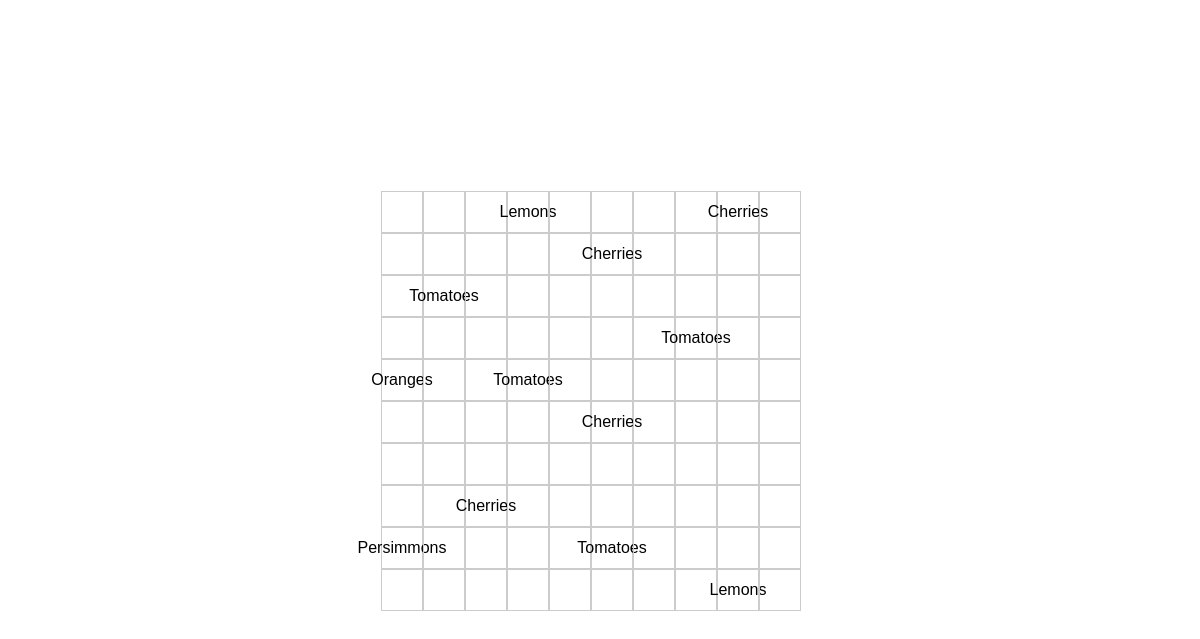
/display_grid/2, run on an earlier commit of the app's database.
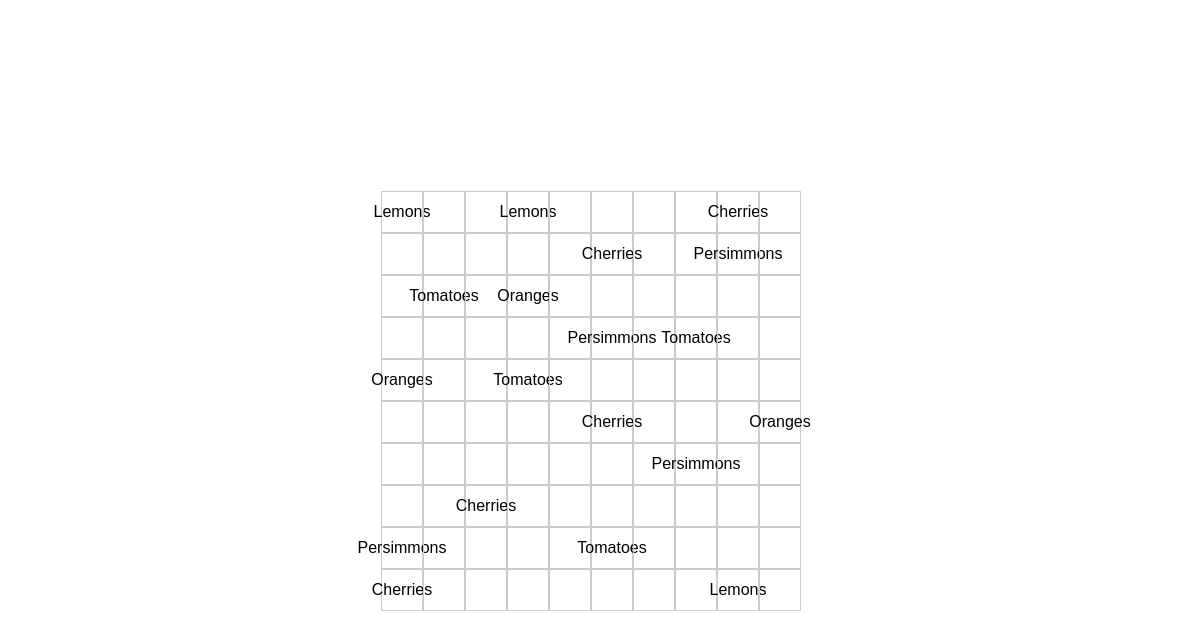
And on a later commit of the database.
### tables this page shows
CREATE TABLE grid_cells (
                        id INTEGER PRIMARY KEY AUTOINCREMENT,
                        grid_id INTEGER NOT NULL,
                        row_index INTEGER NOT NULL,
                        column_index INTEGER NOT NULL,
                        content TEXT,
                        FOREIGN KEY(grid_id) REFERENCES crop_grids(id)
                     );

### main.py (the view)
@app.route('/display_grid/<int:grid_id>', methods=['GET', 'POST'])
def display_grid(grid_id):
    db = get_db()
    c = db.cursor()
    c.execute('''SELECT * FROM crop_grids WHERE id = ?''', (grid_id,))
    grid = c.fetchone()
    width = grid[3]  # Assuming width is at index 3 in the database
    height = grid[2]  # Assuming height is at index 2 in the database
    c.execute('''SELECT row_index, column_index, content FROM grid_cells WHERE grid_id = ?''', (grid_id,))
    cells = c.fetchall()
    cell_contents = {(cell[0], cell[1]): cell[2] for cell in cells}
    return render_template('display_grid.html', width=width, height=height, cell_contents=cell_contents, grid_id=grid_id)

### main.py (called while the page is built)
def get_db():
    db = getattr(g, '_database', None)
    if db is None:
        db = g._database = sqlite3.connect(app.config['DATABASE'])
    return db

@app.teardown_appcontext
def close_connection(exception):
    db = getattr(g, '_database', None)
    if db is not None:
        db.close()

### templates/display_grid.html (shortened to what this page needs)
<!DOCTYPE html>
<html>
<head>
</head>
<body>
    <div class="grid-container">
        {% for i in range(height) %}
            {% for j in range(width) %}
                <div class="grid-cell" data-row="{{ i }}" data-column="{{ j }}" data-grid-id="{{ grid_id }}">
                    {% if (i, j) in cell_contents %}
                        {{ cell_contents[(i, j)] }}
                    {% endif %}
                </div>
            {% endfor %}
        {% endfor %}
    </div>
</body>
</html>

What changed in the data, as far as the page shows it:
added grid_cells: content "Lemons"
added grid_cells: content "Persimmons"
added grid_cells: content "Oranges"
added grid_cells: content "Persimmons"
added grid_cells: content "Oranges"
added grid_cells: content "Persimmons"
added grid_cells: content "Cherries"
Also different on the page:
new list line: "Lemons"
